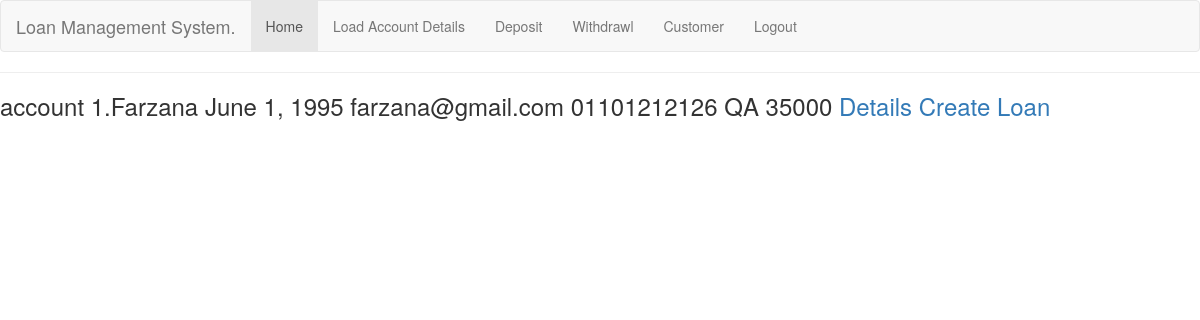
/customer_list/ (signed in), run on an earlier commit of the app's database.
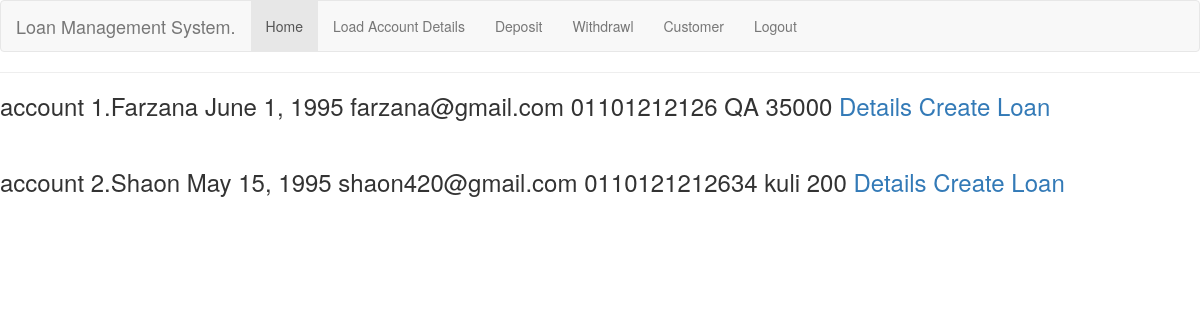
And on a later commit of the database.
### accounts/models.py (models this page shows, shortened)
class BankCustomer(models.Model):
    account_no = models.CharField(max_length=150, unique=True, default="")
    full_name = models.CharField(max_length=50, default="", blank=False)
    birth_date = models.DateField(null=True, blank=True)
    email = models.EmailField(unique=True, blank=False)
    contact_no = models.CharField(unique=True, null=True, blank=True, max_length=20)
    Address = models.CharField(max_length=512)
    city = models.CharField(max_length=256)
    country = models.CharField(max_length=256)
    nationality = models.CharField(max_length=256)
    occupation = models.CharField(max_length=256)
    monthly_income = models.CharField(max_length=30)

### accounts/views.py (the view)
# urls.py: path('customer_list/',ListOfBankCustomer.as_view(),name='customer_list'),
class ListOfBankCustomer(ListView):
    model = BankCustomer
    template_name = 'accounts/customer_list.html'

### accounts/templates/accounts/customer_list.html (shortened to what this page needs)
{% extends 'base.html' %}
{% block content %}
<h2>{{ title }}</h2><hr>
<form method="POST" action="" enctype='multipart/form-data'>
    {% if request.user.is_authenticated %}
    {% for customer in object_list %}
    <h3>account {{customer.pk}}.{{customer.full_name}}  {{customer.birth_date}}  {{customer.email}}
        {{customer.contact_no}}  {{customer.occupation}}  {{customer.monthly_income}} <a href="{% url 'customer_details' pk=customer.pk %}">Details</a> <a href= "{% url 'loan_create' %}">Create Loan</a></h3>
    <br>
    {% endfor %}
     {% endif %}
</form>
{% endblock content %}

### accounts/templates/base.html (shortened to what this page needs)
<html>
    <head>
  <link rel="stylesheet" href="https://maxcdn.bootstrapcdn.com/bootstrap/3.3.7/css/bootstrap.min.css">
        {% load static %}
    </head>
    <body>
    <nav class="navbar navbar-default">
  <div class="container-fluid">
    <div class="navbar-header">
      <a class="navbar-brand" href="/">Loan Management System.</a>
    </div>
    <ul class="nav navbar-nav">
      <li class="active"><a href="/">Home</a></li>
        {% if request.user.is_authenticated %}
            <li><a href="{% url 'account_details' %}">Load Account Details</a></li>
            <li><a href="{% url 'deposit' %}">Deposit</a></li>
            <li><a href="{% url 'withdrawl' %}">Withdrawl</a></li>
            <li><a href="{% url 'customer_list' %}">Customer</a></li>
            <li><a href="{% url 'user_logout' %}">Logout</a></li>
        {% else %}
        <li><a href="{% url 'user_login' %}">Login </a></li>
        <li><a href="{% url 'register_view' %}">Create New Account</a></li>
        {% endif %}
    </ul>
  </div>
</nav>
    {% block content %}
    {% endblock %}
    </body>
</html>

What changed in the data, as far as the page shows it:
added BankCustomer: pk "2", full_name "Shaon", birth_date "May 15, 1995", email "shaon420@gmail.com", contact_no "0110121212634", occupation "kuli", monthly_income "200"
